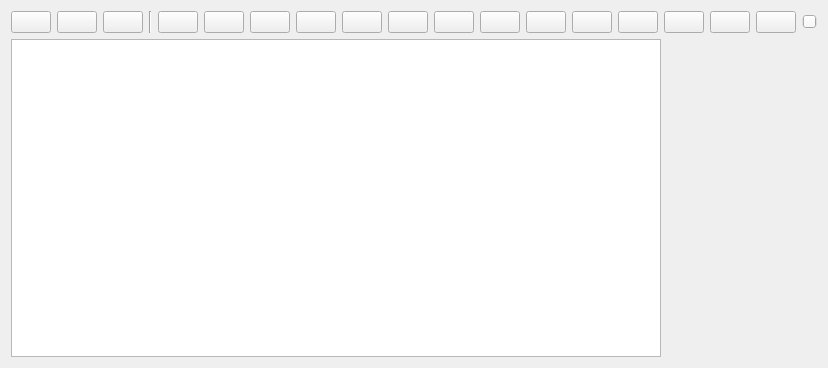
<?xml version="1.0" encoding="UTF-8"?>
<ui version="4.0">
 <class>MainWindow</class>
 <widget class="QMainWindow" name="MainWindow">
  <property name="windowModality">
   <enum>Qt::NonModal</enum>
  </property>
  <property name="geometry">
   <rect>
    <x>0</x>
    <y>0</y>
    <width>807</width>
    <height>368</height>
   </rect>
  </property>
  <property name="sizePolicy">
   <sizepolicy hsizetype="Preferred" vsizetype="Preferred">
    <horstretch>0</horstretch>
    <verstretch>0</verstretch>
   </sizepolicy>
  </property>
  <property name="minimumSize">
   <size>
    <width>0</width>
    <height>0</height>
   </size>
  </property>
  <property name="windowTitle">
   <string>MyPaint</string>
  </property>
  <property name="windowOpacity">
   <double>1.000000000000000</double>
  </property>
  <property name="autoFillBackground">
   <bool>false</bool>
  </property>
  <widget class="QWidget" name="centralWidget">
   <layout class="QVBoxLayout" name="verticalLayout_2">
    <item>
     <layout class="QHBoxLayout" name="horizontalLayout">
      <property name="sizeConstraint">
       <enum>QLayout::SetDefaultConstraint</enum>
      </property>
      <item alignment="Qt::AlignLeft">
       <widget class="QPushButton" name="openfile">
        <property name="maximumSize">
         <size>
          <width>40</width>
          <height>40</height>
         </size>
        </property>
        <property name="toolTip">
         <string>Открыть</string>
        </property>
        <property name="text">
         <string/>
        </property>
        <property name="icon">
         <iconset resource="res.qrc">
          <normaloff>:/img/img/folder.png</normaloff>:/img/img/folder.png</iconset>
        </property>
        <property name="iconSize">
         <size>
          <width>24</width>
          <height>24</height>
         </size>
        </property>
       </widget>
      </item>
      <item alignment="Qt::AlignLeft">
       <widget class="QPushButton" name="newfile">
        <property name="maximumSize">
         <size>
          <width>40</width>
          <height>40</height>
         </size>
        </property>
        <property name="toolTip">
         <string>Создать </string>
        </property>
        <property name="text">
         <string/>
        </property>
        <property name="icon">
         <iconset resource="res.qrc">
          <normaloff>:/img/img/file.png</normaloff>:/img/img/file.png</iconset>
        </property>
        <property name="iconSize">
         <size>
          <width>24</width>
          <height>24</height>
         </size>
        </property>
       </widget>
      </item>
      <item alignment="Qt::AlignLeft">
       <widget class="QPushButton" name="savefile">
        <property name="maximumSize">
         <size>
          <width>40</width>
          <height>40</height>
         </size>
        </property>
        <property name="toolTip">
         <string>Сохранить как</string>
        </property>
        <property name="text">
         <string/>
        </property>
        <property name="icon">
         <iconset resource="res.qrc">
          <normaloff>:/img/img/save.png</normaloff>:/img/img/save.png</iconset>
        </property>
        <property name="iconSize">
         <size>
          <width>24</width>
          <height>24</height>
         </size>
        </property>
       </widget>
      </item>
      <item>
       <widget class="Line" name="line_2">
        <property name="frameShadow">
         <enum>QFrame::Sunken</enum>
        </property>
        <property name="lineWidth">
         <number>1</number>
        </property>
        <property name="midLineWidth">
         <number>0</number>
        </property>
        <property name="orientation">
         <enum>Qt::Vertical</enum>
        </property>
       </widget>
      </item>
      <item alignment="Qt::AlignLeft">
       <widget class="QPushButton" name="ctrl_z">
        <property name="maximumSize">
         <size>
          <width>40</width>
          <height>40</height>
         </size>
        </property>
        <property name="toolTip">
         <string>Отменить</string>
        </property>
        <property name="text">
         <string/>
        </property>
        <property name="icon">
         <iconset resource="res.qrc">
          <normaloff>:/img/img/delete.png</normaloff>:/img/img/delete.png</iconset>
        </property>
        <property name="iconSize">
         <size>
          <width>24</width>
          <height>24</height>
         </size>
        </property>
        <property name="autoDefault">
         <bool>true</bool>
        </property>
       </widget>
      </item>
      <item alignment="Qt::AlignLeft">
       <widget class="QPushButton" name="mousepen">
        <property name="maximumSize">
         <size>
          <width>40</width>
          <height>40</height>
         </size>
        </property>
        <property name="toolTip">
         <string>Кисть</string>
        </property>
        <property name="text">
         <string/>
        </property>
        <property name="icon">
         <iconset resource="res.qrc">
          <normaloff>:/img/img/artistic-brush.png</normaloff>:/img/img/artistic-brush.png</iconset>
        </property>
        <property name="iconSize">
         <size>
          <width>24</width>
          <height>24</height>
         </size>
        </property>
        <property name="shortcut">
         <string comment="Кисть" extracomment="Кисть"/>
        </property>
        <property name="checkable">
         <bool>false</bool>
        </property>
        <property name="checked">
         <bool>false</bool>
        </property>
        <property name="autoRepeat">
         <bool>false</bool>
        </property>
        <property name="autoExclusive">
         <bool>false</bool>
        </property>
        <property name="autoDefault">
         <bool>true</bool>
        </property>
       </widget>
      </item>
      <item alignment="Qt::AlignLeft">
       <widget class="QPushButton" name="line">
        <property name="maximumSize">
         <size>
          <width>40</width>
          <height>40</height>
         </size>
        </property>
        <property name="toolTip">
         <string>Линия</string>
        </property>
        <property name="text">
         <string/>
        </property>
        <property name="icon">
         <iconset resource="res.qrc">
          <normaloff>:/img/img/line.png</normaloff>:/img/img/line.png</iconset>
        </property>
        <property name="iconSize">
         <size>
          <width>24</width>
          <height>24</height>
         </size>
        </property>
        <property name="autoDefault">
         <bool>false</bool>
        </property>
        <property name="default">
         <bool>false</bool>
        </property>
        <property name="flat">
         <bool>false</bool>
        </property>
       </widget>
      </item>
      <item alignment="Qt::AlignLeft">
       <widget class="QPushButton" name="ellipse">
        <property name="maximumSize">
         <size>
          <width>40</width>
          <height>40</height>
         </size>
        </property>
        <property name="toolTip">
         <string>Круг</string>
        </property>
        <property name="text">
         <string/>
        </property>
        <property name="icon">
         <iconset resource="res.qrc">
          <normaloff>:/img/img/plain-circle.png</normaloff>:/img/img/plain-circle.png</iconset>
        </property>
        <property name="iconSize">
         <size>
          <width>24</width>
          <height>24</height>
         </size>
        </property>
       </widget>
      </item>
      <item alignment="Qt::AlignLeft">
       <widget class="QPushButton" name="threeangle">
        <property name="maximumSize">
         <size>
          <width>40</width>
          <height>40</height>
         </size>
        </property>
        <property name="toolTip">
         <string>Треугольник</string>
        </property>
        <property name="text">
         <string/>
        </property>
        <property name="icon">
         <iconset resource="res.qrc">
          <normaloff>:/img/img/triangle.png</normaloff>:/img/img/triangle.png</iconset>
        </property>
        <property name="iconSize">
         <size>
          <width>24</width>
          <height>24</height>
         </size>
        </property>
       </widget>
      </item>
      <item>
       <widget class="QPushButton" name="square">
        <property name="maximumSize">
         <size>
          <width>40</width>
          <height>40</height>
         </size>
        </property>
        <property name="toolTip">
         <string>Квадрат</string>
        </property>
        <property name="text">
         <string/>
        </property>
        <property name="icon">
         <iconset resource="res.qrc">
          <normaloff>:/img/img/plain-square.png</normaloff>:/img/img/plain-square.png</iconset>
        </property>
        <property name="iconSize">
         <size>
          <width>24</width>
          <height>24</height>
         </size>
        </property>
       </widget>
      </item>
      <item alignment="Qt::AlignLeft">
       <widget class="QPushButton" name="romb">
        <property name="maximumSize">
         <size>
          <width>40</width>
          <height>40</height>
         </size>
        </property>
        <property name="toolTip">
         <string>Ромб</string>
        </property>
        <property name="styleSheet">
         <string notr="true"/>
        </property>
        <property name="text">
         <string/>
        </property>
        <property name="icon">
         <iconset resource="res.qrc">
          <normaloff>:/img/img/diamond.png</normaloff>:/img/img/diamond.png</iconset>
        </property>
        <property name="iconSize">
         <size>
          <width>24</width>
          <height>24</height>
         </size>
        </property>
       </widget>
      </item>
      <item>
       <widget class="QPushButton" name="rectangle">
        <property name="maximumSize">
         <size>
          <width>40</width>
          <height>40</height>
         </size>
        </property>
        <property name="toolTip">
         <string>Прямоугольник</string>
        </property>
        <property name="text">
         <string/>
        </property>
        <property name="icon">
         <iconset resource="res.qrc">
          <normaloff>:/img/img/rectangle.png</normaloff>:/img/img/rectangle.png</iconset>
        </property>
        <property name="iconSize">
         <size>
          <width>24</width>
          <height>24</height>
         </size>
        </property>
       </widget>
      </item>
      <item alignment="Qt::AlignLeft">
       <widget class="QPushButton" name="objdelete">
        <property name="maximumSize">
         <size>
          <width>40</width>
          <height>40</height>
         </size>
        </property>
        <property name="toolTip">
         <string>Удалить элемент</string>
        </property>
        <property name="text">
         <string/>
        </property>
        <property name="icon">
         <iconset resource="res.qrc">
          <normaloff>:/img/img/del.png</normaloff>:/img/img/del.png</iconset>
        </property>
        <property name="iconSize">
         <size>
          <width>24</width>
          <height>24</height>
         </size>
        </property>
       </widget>
      </item>
      <item alignment="Qt::AlignLeft">
       <widget class="QPushButton" name="erase">
        <property name="maximumSize">
         <size>
          <width>40</width>
          <height>40</height>
         </size>
        </property>
        <property name="toolTip">
         <string>Ластик</string>
        </property>
        <property name="text">
         <string/>
        </property>
        <property name="icon">
         <iconset resource="res.qrc">
          <normaloff>:/img/img/185896-200.png</normaloff>:/img/img/185896-200.png</iconset>
        </property>
        <property name="iconSize">
         <size>
          <width>24</width>
          <height>24</height>
         </size>
        </property>
       </widget>
      </item>
      <item alignment="Qt::AlignLeft">
       <widget class="QPushButton" name="left">
        <property name="maximumSize">
         <size>
          <width>40</width>
          <height>40</height>
         </size>
        </property>
        <property name="toolTip">
         <string>Повернуть влево</string>
        </property>
        <property name="text">
         <string/>
        </property>
        <property name="icon">
         <iconset resource="res.qrc">
          <normaloff>:/img/img/turn-left.png</normaloff>:/img/img/turn-left.png</iconset>
        </property>
        <property name="iconSize">
         <size>
          <width>24</width>
          <height>24</height>
         </size>
        </property>
       </widget>
      </item>
      <item alignment="Qt::AlignLeft">
       <widget class="QPushButton" name="right">
        <property name="maximumSize">
         <size>
          <width>40</width>
          <height>40</height>
         </size>
        </property>
        <property name="toolTip">
         <string>Повернуть вправо</string>
        </property>
        <property name="text">
         <string/>
        </property>
        <property name="icon">
         <iconset resource="res.qrc">
          <normaloff>:/img/img/turn-right.png</normaloff>:/img/img/turn-right.png</iconset>
        </property>
        <property name="iconSize">
         <size>
          <width>24</width>
          <height>24</height>
         </size>
        </property>
       </widget>
      </item>
      <item>
       <widget class="QPushButton" name="scaleMin">
        <property name="maximumSize">
         <size>
          <width>40</width>
          <height>40</height>
         </size>
        </property>
        <property name="toolTip">
         <string>Уменьшить</string>
        </property>
        <property name="text">
         <string/>
        </property>
        <property name="icon">
         <iconset resource="res.qrc">
          <normaloff>:/img/img/zoom-out.png</normaloff>:/img/img/zoom-out.png</iconset>
        </property>
        <property name="iconSize">
         <size>
          <width>24</width>
          <height>24</height>
         </size>
        </property>
       </widget>
      </item>
      <item>
       <widget class="QPushButton" name="scalePlus">
        <property name="maximumSize">
         <size>
          <width>40</width>
          <height>40</height>
         </size>
        </property>
        <property name="toolTip">
         <string>Увеличить</string>
        </property>
        <property name="text">
         <string/>
        </property>
        <property name="icon">
         <iconset resource="res.qrc">
          <normaloff>:/img/img/zoom-in (1).png</normaloff>:/img/img/zoom-in (1).png</iconset>
        </property>
        <property name="iconSize">
         <size>
          <width>24</width>
          <height>24</height>
         </size>
        </property>
       </widget>
      </item>
      <item>
       <widget class="QSlider" name="sizePen">
        <property name="maximumSize">
         <size>
          <width>150</width>
          <height>16777215</height>
         </size>
        </property>
        <property name="toolTip">
         <string>Толщина кисти/линии/ластика</string>
        </property>
        <property name="minimum">
         <number>2</number>
        </property>
        <property name="pageStep">
         <number>5</number>
        </property>
        <property name="orientation">
         <enum>Qt::Horizontal</enum>
        </property>
       </widget>
      </item>
      <item>
       <spacer name="horizontalSpacer">
        <property name="orientation">
         <enum>Qt::Horizontal</enum>
        </property>
        <property name="sizeHint" stdset="0">
         <size>
          <width>40</width>
          <height>20</height>
         </size>
        </property>
       </spacer>
      </item>
     </layout>
    </item>
    <item>
     <layout class="QHBoxLayout" name="horizontalLayout_2">
      <item>
       <widget class="QGraphicsView" name="graphicsView">
        <property name="sizePolicy">
         <sizepolicy hsizetype="Expanding" vsizetype="Expanding">
          <horstretch>0</horstretch>
          <verstretch>0</verstretch>
         </sizepolicy>
        </property>
        <property name="minimumSize">
         <size>
          <width>0</width>
          <height>0</height>
         </size>
        </property>
        <property name="maximumSize">
         <size>
          <width>5000</width>
          <height>3000</height>
         </size>
        </property>
        <property name="mouseTracking">
         <bool>false</bool>
        </property>
        <property name="contextMenuPolicy">
         <enum>Qt::DefaultContextMenu</enum>
        </property>
        <property name="renderHints">
         <set>QPainter::Antialiasing|QPainter::TextAntialiasing</set>
        </property>
        <property name="transformationAnchor">
         <enum>QGraphicsView::NoAnchor</enum>
        </property>
        <property name="resizeAnchor">
         <enum>QGraphicsView::NoAnchor</enum>
        </property>
        <property name="viewportUpdateMode">
         <enum>QGraphicsView::MinimalViewportUpdate</enum>
        </property>
       </widget>
      </item>
      <item>
       <layout class="QVBoxLayout" name="verticalLayout">
        <item alignment="Qt::AlignTop">
         <widget class="ColorPalette" name="pal" native="true">
          <property name="sizePolicy">
           <sizepolicy hsizetype="Expanding" vsizetype="Expanding">
            <horstretch>0</horstretch>
            <verstretch>0</verstretch>
           </sizepolicy>
          </property>
          <property name="minimumSize">
           <size>
            <width>150</width>
            <height>100</height>
           </size>
          </property>
          <property name="maximumSize">
           <size>
            <width>150</width>
            <height>100</height>
           </size>
          </property>
          <property name="focusPolicy">
           <enum>Qt::StrongFocus</enum>
          </property>
          <property name="acceptDrops">
           <bool>false</bool>
          </property>
          <property name="layoutDirection">
           <enum>Qt::LeftToRight</enum>
          </property>
         </widget>
        </item>
        <item>
         <widget class="ColorIndicator" name="palind" native="true">
          <property name="sizePolicy">
           <sizepolicy hsizetype="Expanding" vsizetype="Expanding">
            <horstretch>0</horstretch>
            <verstretch>0</verstretch>
           </sizepolicy>
          </property>
          <property name="minimumSize">
           <size>
            <width>150</width>
            <height>100</height>
           </size>
          </property>
          <property name="maximumSize">
           <size>
            <width>150</width>
            <height>100</height>
           </size>
          </property>
          <property name="focusPolicy">
           <enum>Qt::StrongFocus</enum>
          </property>
         </widget>
        </item>
        <item>
         <spacer name="verticalSpacer">
          <property name="orientation">
           <enum>Qt::Vertical</enum>
          </property>
          <property name="sizeHint" stdset="0">
           <size>
            <width>20</width>
            <height>40</height>
           </size>
          </property>
         </spacer>
        </item>
       </layout>
      </item>
     </layout>
    </item>
   </layout>
  </widget>
  <action name="action_2">
   <property name="text">
    <string>Открыть</string>
   </property>
  </action>
  <action name="action">
   <property name="text">
    <string>Сохранить</string>
   </property>
  </action>
 </widget>
 <layoutdefault spacing="6" margin="11"/>
 <customwidgets>
  <customwidget>
   <class>ColorPalette</class>
   <extends>QWidget</extends>
   <header location="global">colorpalette.h</header>
   <container>1</container>
   <slots>
    <signal>Color(QColor)</signal>
    <slot>slot1()</slot>
   </slots>
  </customwidget>
  <customwidget>
   <class>ColorIndicator</class>
   <extends>QWidget</extends>
   <header location="global">colorindicator.h</header>
   <container>1</container>
   <slots>
    <signal>signal1()</signal>
    <slot>SetColor(QColor)</slot>
   </slots>
  </customwidget>
 </customwidgets>
 <resources>
  <include location="res.qrc"/>
 </resources>
 <connections>
  <connection>
   <sender>sizePen</sender>
   <signal>sliderMoved(int)</signal>
   <receiver>MainWindow</receiver>
   <slot>SetSizePen(int)</slot>
   <hints>
    <hint type="sourcelabel">
     <x>664</x>
     <y>36</y>
    </hint>
    <hint type="destinationlabel">
     <x>653</x>
     <y>123</y>
    </hint>
   </hints>
  </connection>
  <connection>
   <sender>pal</sender>
   <signal>Color(QColor)</signal>
   <receiver>palind</receiver>
   <slot>SetColor(QColor)</slot>
   <hints>
    <hint type="sourcelabel">
     <x>480</x>
     <y>183</y>
    </hint>
    <hint type="destinationlabel">
     <x>480</x>
     <y>322</y>
    </hint>
   </hints>
  </connection>
  <connection>
   <sender>pal</sender>
   <signal>Color(QColor)</signal>
   <receiver>MainWindow</receiver>
   <slot>SetColor(QColor)</slot>
   <hints>
    <hint type="sourcelabel">
     <x>480</x>
     <y>183</y>
    </hint>
    <hint type="destinationlabel">
     <x>639</x>
     <y>226</y>
    </hint>
   </hints>
  </connection>
  <connection>
   <sender>scalePlus</sender>
   <signal>clicked()</signal>
   <receiver>MainWindow</receiver>
   <slot>SetSizePen()</slot>
   <hints>
    <hint type="sourcelabel">
     <x>637</x>
     <y>31</y>
    </hint>
    <hint type="destinationlabel">
     <x>608</x>
     <y>75</y>
    </hint>
   </hints>
  </connection>
 </connections>
 <slots>
  <signal>SizePen(int)</signal>
  <signal>SizeWindow(int)</signal>
  <slot>SetColor(QColor)</slot>
  <slot>SetSizePen()</slot>
  <slot>SetSizeWindow(int)</slot>
 </slots>
</ui>
